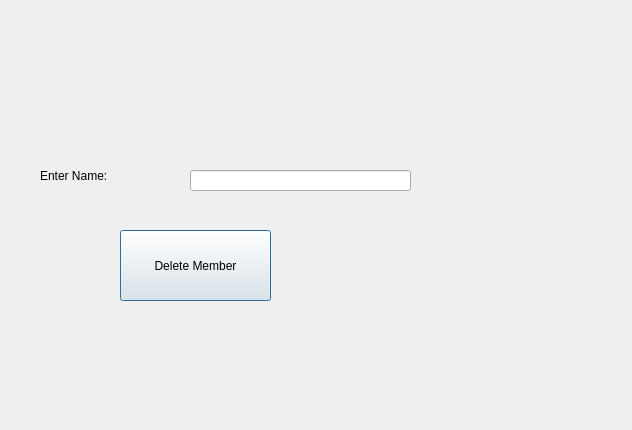
<?xml version="1.0" encoding="UTF-8"?>
<ui version="4.0">
 <class>DeleteMember</class>
 <widget class="QDialog" name="DeleteMember">
  <property name="geometry">
   <rect>
    <x>0</x>
    <y>0</y>
    <width>632</width>
    <height>430</height>
   </rect>
  </property>
  <property name="windowTitle">
   <string>Dialog</string>
  </property>
  <widget class="QLabel" name="label">
   <property name="geometry">
    <rect>
     <x>40</x>
     <y>160</y>
     <width>141</width>
     <height>31</height>
    </rect>
   </property>
   <property name="text">
    <string>Enter Name:</string>
   </property>
  </widget>
  <widget class="QLineEdit" name="lineEdit">
   <property name="geometry">
    <rect>
     <x>190</x>
     <y>170</y>
     <width>221</width>
     <height>21</height>
    </rect>
   </property>
  </widget>
  <widget class="QPushButton" name="pushButton">
   <property name="geometry">
    <rect>
     <x>120</x>
     <y>230</y>
     <width>151</width>
     <height>71</height>
    </rect>
   </property>
   <property name="text">
    <string>Delete Member</string>
   </property>
  </widget>
 </widget>
 <resources/>
 <connections/>
</ui>
